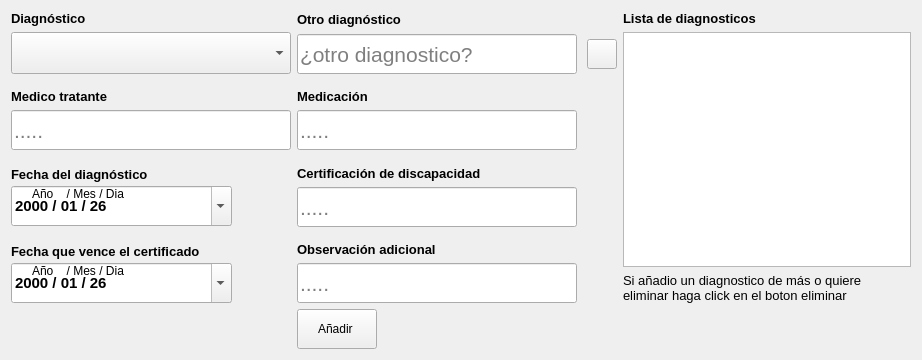
                 <widget class="QFrame" name="pregunta_diagnostico_alumno">
                  <property name="minimumSize">
                   <size>
                    <width>460</width>
                    <height>360</height>
                   </size>
                  </property>
                  <property name="cursor">
                   <cursorShape>ArrowCursor</cursorShape>
                  </property>
                  <property name="styleSheet">
                   <string notr="true"/>
                  </property>
                  <property name="frameShape">
                   <enum>QFrame::NoFrame</enum>
                  </property>
                  <property name="frameShadow">
                   <enum>QFrame::Raised</enum>
                  </property>
                  <layout class="QGridLayout" name="gridLayout_5">
                   <item row="0" column="0">
                    <layout class="QVBoxLayout" name="verticalLayout_34">
                     <item>
                      <widget class="QLabel" name="label_diagnostico_2">
                       <property name="maximumSize">
                        <size>
                         <width>16777215</width>
                         <height>20</height>
                        </size>
                       </property>
                       <property name="font">
                        <font>
                         <family>Arial</family>
                         <pointsize>10</pointsize>
                         <weight>75</weight>
                         <bold>true</bold>
                        </font>
                       </property>
                       <property name="styleSheet">
                        <string notr="true"/>
                       </property>
                       <property name="text">
                        <string>Diagnóstico</string>
                       </property>
                       <property name="scaledContents">
                        <bool>false</bool>
                       </property>
                      </widget>
                     </item>
                     <item>
                      <widget class="QComboBox" name="boton_diagnostico">
                       <property name="sizePolicy">
                        <sizepolicy hsizetype="Fixed" vsizetype="Fixed">
                         <horstretch>0</horstretch>
                         <verstretch>0</verstretch>
                        </sizepolicy>
                       </property>
                       <property name="minimumSize">
                        <size>
                         <width>280</width>
                         <height>42</height>
                        </size>
                       </property>
                       <property name="styleSheet">
                        <string notr="true"/>
                       </property>
                       <property name="editable">
                        <bool>false</bool>
                       </property>
                       <property name="currentText">
                        <string/>
                       </property>
                       <property name="currentIndex">
                        <number>-1</number>
                       </property>
                       <property name="insertPolicy">
                        <enum>QComboBox::NoInsert</enum>
                       </property>
                       <property name="iconSize">
                        <size>
                         <width>40</width>
                         <height>40</height>
                        </size>
                       </property>
                       <property name="placeholderText">
                        <string/>
                       </property>
                      </widget>
                     </item>
                    </layout>
                   </item>
                   <item row="0" column="1">
                    <layout class="QGridLayout" name="gridLayout_14">
                     <property name="horizontalSpacing">
                      <number>10</number>
                     </property>
                     <item row="0" column="0">
                      <widget class="QLabel" name="label_otro_diagnostico">
                       <property name="maximumSize">
                        <size>
                         <width>16777215</width>
                         <height>20</height>
                        </size>
                       </property>
                       <property name="font">
                        <font>
                         <family>Arial</family>
                         <pointsize>10</pointsize>
                         <weight>75</weight>
                         <bold>true</bold>
                        </font>
                       </property>
                       <property name="styleSheet">
                        <string notr="true"/>
                       </property>
                       <property name="text">
                        <string>Otro diagnóstico</string>
                       </property>
                       <property name="scaledContents">
                        <bool>false</bool>
                       </property>
                      </widget>
                     </item>
                     <item row="1" column="0">
                      <widget class="QLineEdit" name="input_otro_diagnostico">
                       <property name="sizePolicy">
                        <sizepolicy hsizetype="Fixed" vsizetype="Fixed">
                         <horstretch>0</horstretch>
                         <verstretch>0</verstretch>
                        </sizepolicy>
                       </property>
                       <property name="minimumSize">
                        <size>
                         <width>280</width>
                         <height>40</height>
                        </size>
                       </property>
                       <property name="font">
                        <font>
                         <family>Segoe UI</family>
                         <pointsize>16</pointsize>
                         <weight>50</weight>
                         <italic>false</italic>
                         <bold>false</bold>
                        </font>
                       </property>
                       <property name="styleSheet">
                        <string notr="true"/>
                       </property>
                       <property name="placeholderText">
                        <string>¿otro diagnostico?</string>
                       </property>
                      </widget>
                     </item>
                     <item row="1" column="1">
                      <widget class="QPushButton" name="boton_anadir_otro_diagnostico">
                       <property name="sizePolicy">
                        <sizepolicy hsizetype="Fixed" vsizetype="Fixed">
                         <horstretch>0</horstretch>
                         <verstretch>0</verstretch>
                        </sizepolicy>
                       </property>
                       <property name="minimumSize">
                        <size>
                         <width>30</width>
                         <height>30</height>
                        </size>
                       </property>
                       <property name="maximumSize">
                        <size>
                         <width>30</width>
                         <height>30</height>
                        </size>
                       </property>
                       <property name="styleSheet">
                        <string notr="true"/>
                       </property>
                       <property name="text">
                        <string/>
                       </property>
                       <property name="icon">
                        <iconset>
                         <normaloff>../recursos_de_imagenes/iconos_de_interfaz/mas.png</normaloff>../recursos_de_imagenes/iconos_de_interfaz/mas.png</iconset>
                       </property>
                       <property name="iconSize">
                        <size>
                         <width>25</width>
                         <height>25</height>
                        </size>
                       </property>
                      </widget>
                     </item>
                    </layout>
                   </item>
                   <item row="0" column="2" rowspan="4">
                    <layout class="QVBoxLayout" name="verticalLayout_37">
                     <item>
                      <widget class="QLabel" name="label_mensaje_1">
                       <property name="maximumSize">
                        <size>
                         <width>200</width>
                         <height>16777215</height>
                        </size>
                       </property>
                       <property name="font">
                        <font>
                         <family>Arial</family>
                         <pointsize>10</pointsize>
                         <weight>75</weight>
                         <bold>true</bold>
                        </font>
                       </property>
                       <property name="text">
                        <string>Lista de diagnosticos</string>
                       </property>
                      </widget>
                     </item>
                     <item>
                      <widget class="QListWidget" name="vista_previa_diagnostico">
                       <property name="font">
                        <font>
                         <family>Arial</family>
                         <pointsize>14</pointsize>
                         <weight>50</weight>
                         <bold>false</bold>
                        </font>
                       </property>
                       <property name="styleSheet">
                        <string notr="true"/>
                       </property>
                      </widget>
                     </item>
                     <item>
                      <widget class="QLabel" name="label_mensaje_2">
                       <property name="font">
                        <font>
                         <family>Arial</family>
                         <pointsize>10</pointsize>
                        </font>
                       </property>
                       <property name="styleSheet">
                        <string/>
                       </property>
                       <property name="text">
                        <string>Si añadio un diagnostico de más o quiere eliminar haga click en el boton eliminar</string>
                       </property>
                       <property name="scaledContents">
                        <bool>false</bool>
                       </property>
                       <property name="wordWrap">
                        <bool>true</bool>
                       </property>
                      </widget>
                     </item>
                    </layout>
                   </item>
                   <item row="1" column="0">
                    <layout class="QVBoxLayout" name="verticalLayout_33">
                     <item alignment="Qt::AlignBottom">
                      <widget class="QLabel" name="label_medico_tratante">
                       <property name="sizePolicy">
                        <sizepolicy hsizetype="Preferred" vsizetype="Preferred">
                         <horstretch>0</horstretch>
                         <verstretch>40</verstretch>
                        </sizepolicy>
                       </property>
                       <property name="maximumSize">
                        <size>
                         <width>150</width>
                         <height>16777215</height>
                        </size>
                       </property>
                       <property name="font">
                        <font>
                         <family>Arial</family>
                         <pointsize>10</pointsize>
                         <weight>75</weight>
                         <bold>true</bold>
                        </font>
                       </property>
                       <property name="styleSheet">
                        <string notr="true"/>
                       </property>
                       <property name="text">
                        <string>Medico tratante </string>
                       </property>
                       <property name="textFormat">
                        <enum>Qt::PlainText</enum>
                       </property>
                       <property name="scaledContents">
                        <bool>true</bool>
                       </property>
                      </widget>
                     </item>
                     <item alignment="Qt::AlignBottom">
                      <widget class="QLineEdit" name="input_medico_tratante">
                       <property name="sizePolicy">
                        <sizepolicy hsizetype="Fixed" vsizetype="Fixed">
                         <horstretch>0</horstretch>
                         <verstretch>40</verstretch>
                        </sizepolicy>
                       </property>
                       <property name="minimumSize">
                        <size>
                         <width>280</width>
                         <height>40</height>
                        </size>
                       </property>
                       <property name="font">
                        <font>
                         <family>Segoe UI</family>
                         <pointsize>16</pointsize>
                         <weight>50</weight>
                         <italic>false</italic>
                         <bold>false</bold>
                        </font>
                       </property>
                       <property name="styleSheet">
                        <string notr="true"/>
                       </property>
                       <property name="placeholderText">
                        <string>.....</string>
                       </property>
                      </widget>
                     </item>
                    </layout>
                   </item>
                   <item row="1" column="1">
                    <layout class="QVBoxLayout" name="verticalLayout_36">
                     <item alignment="Qt::AlignBottom">
                      <widget class="QLabel" name="label_medicacion">
                       <property name="sizePolicy">
                        <sizepolicy hsizetype="Preferred" vsizetype="Preferred">
                         <horstretch>0</horstretch>
                         <verstretch>40</verstretch>
                        </sizepolicy>
                       </property>
                       <property name="maximumSize">
                        <size>
                         <width>100</width>
                         <height>16777215</height>
                        </size>
                       </property>
                       <property name="font">
                        <font>
                         <family>Arial</family>
                         <pointsize>10</pointsize>
                         <weight>75</weight>
                         <bold>true</bold>
                        </font>
                       </property>
                       <property name="styleSheet">
                        <string notr="true"/>
                       </property>
                       <property name="text">
                        <string>Medicación </string>
                       </property>
                       <property name="textFormat">
                        <enum>Qt::PlainText</enum>
                       </property>
                       <property name="scaledContents">
                        <bool>true</bool>
                       </property>
                      </widget>
                     </item>
                     <item alignment="Qt::AlignLeft|Qt::AlignBottom">
                      <widget class="QLineEdit" name="input_medicacion">
                       <property name="sizePolicy">
                        <sizepolicy hsizetype="Fixed" vsizetype="Fixed">
                         <horstretch>0</horstretch>
                         <verstretch>10</verstretch>
                        </sizepolicy>
                       </property>
                       <property name="minimumSize">
                        <size>
                         <width>280</width>
                         <height>40</height>
                        </size>
                       </property>
                       <property name="font">
                        <font>
                         <family>Segoe UI</family>
                         <pointsize>16</pointsize>
                         <weight>50</weight>
                         <italic>false</italic>
                         <bold>false</bold>
                        </font>
                       </property>
                       <property name="styleSheet">
                        <string notr="true"/>
                       </property>
                       <property name="placeholderText">
                        <string>.....</string>
                       </property>
                      </widget>
                     </item>
                    </layout>
                   </item>
                   <item row="2" column="0">
                    <widget class="QFrame" name="espacio_fecha_diagnostico">
                     <property name="styleSheet">
                      <string/>
                     </property>
                     <widget class="QDateEdit" name="dateedit_fecha_diagnostico">
                      <property name="geometry">
                       <rect>
                        <x>0</x>
                        <y>30</y>
                        <width>221</width>
                        <height>40</height>
                       </rect>
                      </property>
                      <property name="minimumSize">
                       <size>
                        <width>0</width>
                        <height>40</height>
                       </size>
                      </property>
                      <property name="font">
                       <font>
                        <family>Arial</family>
                        <pointsize>11</pointsize>
                        <weight>75</weight>
                        <italic>false</italic>
                        <bold>true</bold>
                       </font>
                      </property>
                      <property name="toolTip">
                       <string>Año/Mes/Dia</string>
                      </property>
                      <property name="styleSheet">
                       <string notr="true"/>
                      </property>
                      <property name="wrapping">
                       <bool>false</bool>
                      </property>
                      <property name="frame">
                       <bool>true</bool>
                      </property>
                      <property name="accelerated">
                       <bool>true</bool>
                      </property>
                      <property name="keyboardTracking">
                       <bool>true</bool>
                      </property>
                      <property name="showGroupSeparator" stdset="0">
                       <bool>true</bool>
                      </property>
                      <property name="currentSection">
                       <enum>QDateTimeEdit::YearSection</enum>
                      </property>
                      <property name="displayFormat">
                       <string>yyyy / MM / dd</string>
                      </property>
                      <property name="calendarPopup">
                       <bool>true</bool>
                      </property>
                      <property name="currentSectionIndex">
                       <number>0</number>
                      </property>
                      <property name="date">
                       <date>
                        <year>2000</year>
                        <month>1</month>
                        <day>26</day>
                       </date>
                      </property>
                     </widget>
                     <widget class="QLabel" name="label_2">
                      <property name="geometry">
                       <rect>
                        <x>21</x>
                        <y>30</y>
                        <width>101</width>
                        <height>16</height>
                       </rect>
                      </property>
                      <property name="styleSheet">
                       <string notr="true"/>
                      </property>
                      <property name="text">
                       <string>Año    / Mes / Dia</string>
                      </property>
                     </widget>
                     <widget class="QLabel" name="label_fecha_diagnostico">
                      <property name="geometry">
                       <rect>
                        <x>0</x>
                        <y>10</y>
                        <width>206</width>
                        <height>16</height>
                       </rect>
                      </property>
                      <property name="maximumSize">
                       <size>
                        <width>16777215</width>
                        <height>30</height>
                       </size>
                      </property>
                      <property name="font">
                       <font>
                        <family>Arial</family>
                        <pointsize>10</pointsize>
                        <weight>75</weight>
                        <bold>true</bold>
                       </font>
                      </property>
                      <property name="styleSheet">
                       <string notr="true"/>
                      </property>
                      <property name="text">
                       <string>Fecha del diagnóstico</string>
                      </property>
                      <property name="scaledContents">
                       <bool>false</bool>
                      </property>
                     </widget>
                    </widget>
                   </item>
                   <item row="2" column="1">
                    <layout class="QVBoxLayout" name="verticalLayout_35">
                     <item alignment="Qt::AlignLeft|Qt::AlignBottom">
                      <widget class="QLabel" name="label_certificado">
                       <property name="maximumSize">
                        <size>
                         <width>200</width>
                         <height>16777215</height>
                        </size>
                       </property>
                       <property name="font">
                        <font>
                         <family>Arial</family>
                         <pointsize>10</pointsize>
                         <weight>75</weight>
                         <bold>true</bold>
                        </font>
                       </property>
                       <property name="styleSheet">
                        <string notr="true"/>
                       </property>
                       <property name="text">
                        <string>Certificación de discapacidad </string>
                       </property>
                       <property name="textFormat">
                        <enum>Qt::PlainText</enum>
                       </property>
                       <property name="scaledContents">
                        <bool>true</bool>
                       </property>
                      </widget>
                     </item>
                     <item>
                      <widget class="QLineEdit" name="input_certificado_discapacidad">
                       <property name="sizePolicy">
                        <sizepolicy hsizetype="Fixed" vsizetype="Fixed">
                         <horstretch>0</horstretch>
                         <verstretch>0</verstretch>
                        </sizepolicy>
                       </property>
                       <property name="minimumSize">
                        <size>
                         <width>280</width>
                         <height>40</height>
                        </size>
                       </property>
                       <property name="font">
                        <font>
                         <family>Segoe UI</family>
                         <pointsize>16</pointsize>
                         <weight>50</weight>
                         <italic>false</italic>
                         <bold>false</bold>
                        </font>
                       </property>
                       <property name="styleSheet">
                        <string notr="true"/>
                       </property>
                       <property name="placeholderText">
                        <string>.....</string>
                       </property>
                      </widget>
                     </item>
                    </layout>
                   </item>
                   <item row="3" column="0">
                    <widget class="QFrame" name="espacio_fecha_certificado">
                     <property name="styleSheet">
                      <string/>
                     </property>
                     <widget class="QDateEdit" name="dateedit_fecha_vencimiento_certificado">
                      <property name="geometry">
                       <rect>
                        <x>0</x>
                        <y>30</y>
                        <width>221</width>
                        <height>40</height>
                       </rect>
                      </property>
                      <property name="minimumSize">
                       <size>
                        <width>0</width>
                        <height>40</height>
                       </size>
                      </property>
                      <property name="font">
                       <font>
                        <family>Arial</family>
                        <pointsize>11</pointsize>
                        <weight>75</weight>
                        <italic>false</italic>
                        <bold>true</bold>
                       </font>
                      </property>
                      <property name="toolTip">
                       <string>Año/Mes/Dia</string>
                      </property>
                      <property name="styleSheet">
                       <string notr="true"/>
                      </property>
                      <property name="wrapping">
                       <bool>false</bool>
                      </property>
                      <property name="frame">
                       <bool>true</bool>
                      </property>
                      <property name="accelerated">
                       <bool>true</bool>
                      </property>
                      <property name="keyboardTracking">
                       <bool>true</bool>
                      </property>
                      <property name="showGroupSeparator" stdset="0">
                       <bool>true</bool>
                      </property>
                      <property name="currentSection">
                       <enum>QDateTimeEdit::YearSection</enum>
                      </property>
                      <property name="displayFormat">
                       <string>yyyy / MM / dd</string>
                      </property>
                      <property name="calendarPopup">
                       <bool>true</bool>
                      </property>
                      <property name="currentSectionIndex">
                       <number>0</number>
                      </property>
                      <property name="date">
                       <date>
                        <year>2000</year>
                        <month>1</month>
                        <day>26</day>
                       </date>
                      </property>
                     </widget>
                     <widget class="QLabel" name="label_4">
                      <property name="geometry">
                       <rect>
                        <x>21</x>
                        <y>30</y>
                        <width>101</width>
                        <height>16</height>
                       </rect>
                      </property>
                      <property name="styleSheet">
                       <string notr="true"/>
                      </property>
                      <property name="text">
                       <string>Año    / Mes / Dia</string>
                      </property>
                     </widget>
                     <widget class="QLabel" name="label_fecha_del_certificado">
                      <property name="geometry">
                       <rect>
                        <x>0</x>
                        <y>10</y>
                        <width>200</width>
                        <height>16</height>
                       </rect>
                      </property>
                      <property name="font">
                       <font>
                        <family>Arial</family>
                        <pointsize>10</pointsize>
                        <weight>75</weight>
                        <bold>true</bold>
                       </font>
                      </property>
                      <property name="styleSheet">
                       <string notr="true"/>
                      </property>
                      <property name="text">
                       <string>Fecha que vence el certificado </string>
                      </property>
                      <property name="scaledContents">
                       <bool>false</bool>
                      </property>
                     </widget>
                    </widget>
                   </item>
                   <item row="3" column="1">
                    <layout class="QVBoxLayout" name="verticalLayout_45">
                     <item alignment="Qt::AlignLeft|Qt::AlignBottom">
                      <widget class="QLabel" name="label_observacion_adicional">
                       <property name="maximumSize">
                        <size>
                         <width>200</width>
                         <height>16777215</height>
                        </size>
                       </property>
                       <property name="font">
                        <font>
                         <family>Arial</family>
                         <pointsize>10</pointsize>
                         <weight>75</weight>
                         <bold>true</bold>
                        </font>
                       </property>
                       <property name="styleSheet">
                        <string notr="true"/>
                       </property>
                       <property name="text">
                        <string>Observación adicional</string>
                       </property>
                       <property name="textFormat">
                        <enum>Qt::PlainText</enum>
                       </property>
                       <property name="scaledContents">
                        <bool>true</bool>
                       </property>
                      </widget>
                     </item>
                     <item>
                      <widget class="QLineEdit" name="input_observacion_adicional">
                       <property name="sizePolicy">
                        <sizepolicy hsizetype="Fixed" vsizetype="Fixed">
                         <horstretch>0</horstretch>
                         <verstretch>0</verstretch>
                        </sizepolicy>
                       </property>
                       <property name="minimumSize">
                        <size>
                         <width>280</width>
                         <height>40</height>
                        </size>
                       </property>
                       <property name="font">
                        <font>
                         <family>Segoe UI</family>
                         <pointsize>16</pointsize>
                         <weight>50</weight>
                         <italic>false</italic>
                         <bold>false</bold>
                        </font>
                       </property>
                       <property name="styleSheet">
                        <string notr="true"/>
                       </property>
                       <property name="placeholderText">
                        <string>.....</string>
                       </property>
                      </widget>
                     </item>
                    </layout>
                   </item>
                   <item row="4" column="1">
                    <widget class="QPushButton" name="boton_anadir_diagnostico">
                     <property name="sizePolicy">
                      <sizepolicy hsizetype="Fixed" vsizetype="Fixed">
                       <horstretch>0</horstretch>
                       <verstretch>0</verstretch>
                      </sizepolicy>
                     </property>
                     <property name="minimumSize">
                      <size>
                       <width>0</width>
                       <height>40</height>
                      </size>
                     </property>
                     <property name="baseSize">
                      <size>
                       <width>0</width>
                       <height>0</height>
                      </size>
                     </property>
                     <property name="cursor">
                      <cursorShape>PointingHandCursor</cursorShape>
                     </property>
                     <property name="styleSheet">
                      <string notr="true"/>
                     </property>
                     <property name="text">
                      <string>Añadir </string>
                     </property>
                     <property name="icon">
                      <iconset>
                       <normaloff>../recursos_de_imagenes/iconos_de_interfaz/circulo_mas.png</normaloff>../recursos_de_imagenes/iconos_de_interfaz/circulo_mas.png</iconset>
                     </property>
                     <property name="iconSize">
                      <size>
                       <width>40</width>
                       <height>20</height>
                      </size>
                     </property>
                    </widget>
                   </item>
                  </layout>
                 </widget>
